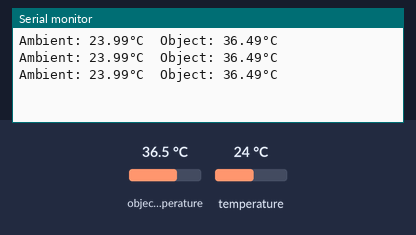
Recording of a sketch running on a simulated Raspberry Pi Pico. On the bench: the last lines printed to the serial monitor. The test bench sets the inputs (shaded band); at power-on: object temperature 36.5 °C, temperature 24 °C.

Above: at 1.8 s.
1.9 s: object temperature set to 20 °C
At 2.31 s:
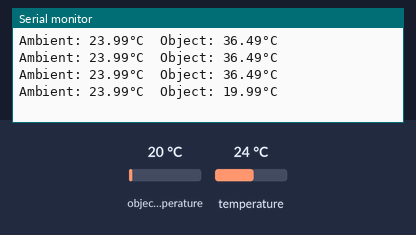
3.4 s: temperature set to 12 °C
At 3.81 s:
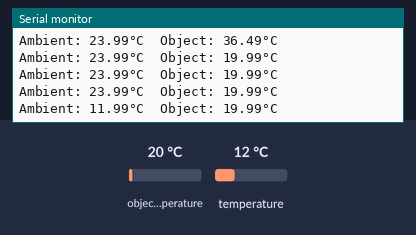
4.9 s: object temperature set to 26 °C
At 5.4 s:
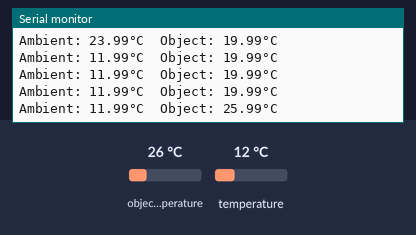
Timing chart, 0 to 7.9 s (numbered marks = the images above; inputs shaded):
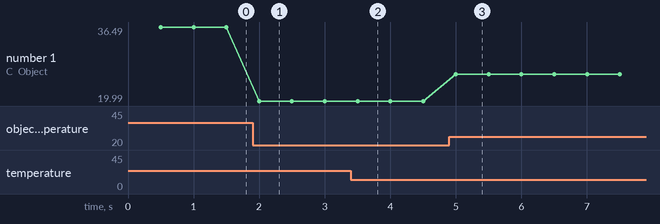

Measured:
- after the input at 1.9 s, the serial monitor: prints a new line after 0.10 s (image 1)
- after the input at 3.4 s, the serial monitor: prints a new line after 0.10 s (image 2)
- after the input at 4.9 s, the serial monitor: prints a new line after 0.10 s (image 3)
- plotted number 1: 36.49 → 19.99 after the input at 1.9 s, 19.99 → 25.99 after the input at 4.9 s

The sketch:

mlx90614_ir_temp.ino
```cpp
// snippet: mlx90614_ir_temp
// tags: temperature, infrared, mlx90614, contactless, ir, i2c, adafruit, non-contact
// boards: avr, esp32, megaavr, nano33iot, romi32u4, rp2040
// library: Adafruit MLX90614
// description: Non-contact IR temperature measurement with MLX90614 (object + ambient)
// prompts: MLX90614 contactless temperature, non-contact IR thermometer, infrared body temperature, remote temp sensor, pyrometer
// exact-include: Wire.h, Adafruit_MLX90614.h

#include <Wire.h>
#include <Adafruit_MLX90614.h>

Adafruit_MLX90614 mlx;
unsigned long prevMs = 0;

void setup() {
  Serial.begin(9600);
  if (!mlx.begin()) { Serial.println("MLX90614 not found"); while (1); }
}

void loop() {
  unsigned long now = millis();
  if (now - prevMs < 500) return;
  prevMs = now;

  Serial.print("Ambient: "); Serial.print(mlx.readAmbientTempC()); Serial.print("°C  ");
  Serial.print("Object: ");  Serial.print(mlx.readObjectTempC());  Serial.println("°C");
}
```
